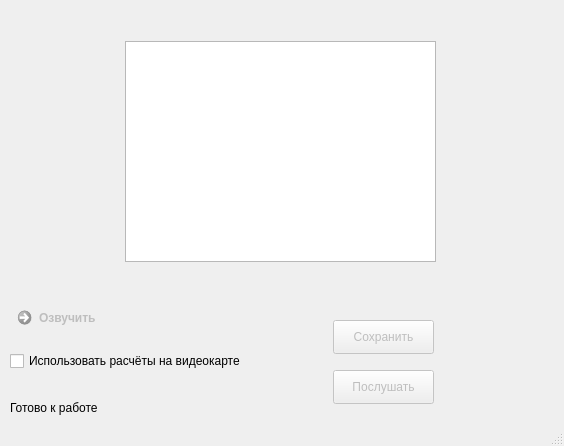
<?xml version="1.0" encoding="UTF-8"?>
<ui version="4.0">
 <class>MainWindow</class>
 <widget class="QMainWindow" name="MainWindow">
  <property name="geometry">
   <rect>
    <x>0</x>
    <y>0</y>
    <width>564</width>
    <height>446</height>
   </rect>
  </property>
  <property name="windowTitle">
   <string>MainWindow</string>
  </property>
  <widget class="QWidget" name="centralwidget">
   <widget class="QTextEdit" name="textInput">
    <property name="geometry">
     <rect>
      <x>125</x>
      <y>41</y>
      <width>311</width>
      <height>221</height>
     </rect>
    </property>
   </widget>
   <widget class="QCheckBox" name="useGPU">
    <property name="geometry">
     <rect>
      <x>10</x>
      <y>350</y>
      <width>261</width>
      <height>22</height>
     </rect>
    </property>
    <property name="text">
     <string>Использовать расчёты на видеокарте</string>
    </property>
   </widget>
   <widget class="QCommandLinkButton" name="runButton">
    <property name="enabled">
     <bool>false</bool>
    </property>
    <property name="geometry">
     <rect>
      <x>10</x>
      <y>300</y>
      <width>168</width>
      <height>41</height>
     </rect>
    </property>
    <property name="text">
     <string>Озвучить</string>
    </property>
   </widget>
   <widget class="QPushButton" name="saveButton">
    <property name="enabled">
     <bool>false</bool>
    </property>
    <property name="geometry">
     <rect>
      <x>333</x>
      <y>320</y>
      <width>101</width>
      <height>34</height>
     </rect>
    </property>
    <property name="text">
     <string>Сохранить</string>
    </property>
   </widget>
   <widget class="QPushButton" name="playButton">
    <property name="enabled">
     <bool>false</bool>
    </property>
    <property name="geometry">
     <rect>
      <x>333</x>
      <y>370</y>
      <width>101</width>
      <height>34</height>
     </rect>
    </property>
    <property name="text">
     <string>Послушать</string>
    </property>
   </widget>
   <widget class="QLabel" name="statusBar">
    <property name="geometry">
     <rect>
      <x>10</x>
      <y>398</y>
      <width>541</width>
      <height>20</height>
     </rect>
    </property>
    <property name="text">
     <string>Готово к работе</string>
    </property>
   </widget>
  </widget>
  <widget class="QStatusBar" name="statusbar"/>
 </widget>
 <resources/>
 <connections/>
</ui>
